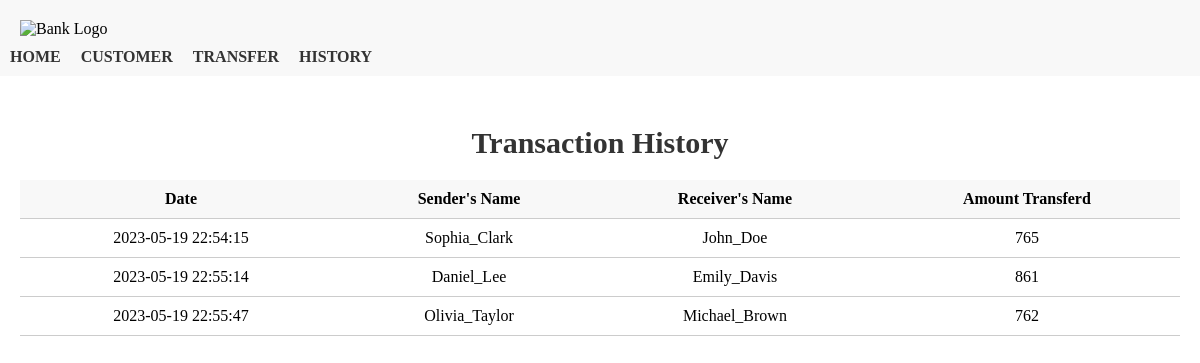
The page /history.php on the database its author committed.
### tables this page shows
CREATE TABLE `history` (
  `Date` timestamp NOT NULL DEFAULT current_timestamp() ON UPDATE current_timestamp(),
  `SenderName` text NOT NULL,
  `ReceiverName` text NOT NULL,
  `Transfer` double NOT NULL
);

### history.php (the view, shortened to what this page needs)
<?php
	$con = mysqli_connect("localhost","root","","banking_system");
	$query = "select * from history";
	$result = mysqli_query($con,$query);
?>
<!DOCTYPE html>
<html>
<head>
	<link rel="stylesheet" type="text/css" href="history.css">
</head>
<body>
	<header>
		<div class="logo">
			<img src="bank-logo.png" alt="Bank Logo">
		</div>
		<nav>
			<ul class="menu">
				<li><a href="index.php">HOME</a></li>
				<li><a href="customer.php">CUSTOMER</a></li>
				<li><a href="transfer.php">TRANSFER</a></li>
				<li><a href="history.php">HISTORY</a></li>
			</ul>
		</nav>
	</header>
	<main>
		<div class="history">
			<h1>Transaction History</h1>
			<table>
				<tr>
					<th>Date</th>
					<th>Sender's Name</th>
					<th>Receiver's Name</th>
					<th>Amount Transferd</th>
				</tr>
				<tbody>
					<tr>
					<?php
					while($rew = mysqli_fetch_assoc($result))
					{
					?>
					<td><?php echo $rew['Date'];?></td>
					<td><?php echo $rew['SenderName'];?></td>
					<td><?php echo $rew['ReceiverName'];?></td>
					<td><?php echo $rew['Transfer'];?></td>
					</tr>
					<?php
					}
					?>
				</tbody>
			</table>
		</div>
	</main>
</body>
</html>

### history.css (style rules this page uses)
html, body { margin: 0; padding: 0; }
header { background-color: #f8f8f8; padding: 10px; }
.logo { margin: 10px; }
.logo img { width: 75px; height: auto; }
.menu { list-style-type: none; margin: 0; padding: 0; display: flex; align-items: center; }
.menu li { margin-right: 20px; }
.menu li a { text-decoration: none; color: #333; font-weight: bold; }
main { margin: 20px; text-align: center; }
.history { margin-top: 50px; }
.history h1 { font-size: 30px; color: #333; margin-bottom: 20px; }
.history table { width: 100%; border-collapse: collapse; }
.history th, .history td { padding: 10px; border-bottom: 1px solid #ccc; }
.history th { background-color: #f8f8f8; font-weight: bold; }

### rows shown on the page
history: Date "2023-05-19 22:54:15", SenderName "Sophia_Clark", ReceiverName "John_Doe", Transfer "765"
history: Date "2023-05-19 22:55:14", SenderName "Daniel_Lee", ReceiverName "Emily_Davis", Transfer "861"
history: Date "2023-05-19 22:55:47", SenderName "Olivia_Taylor", ReceiverName "Michael_Brown", Transfer "762"
